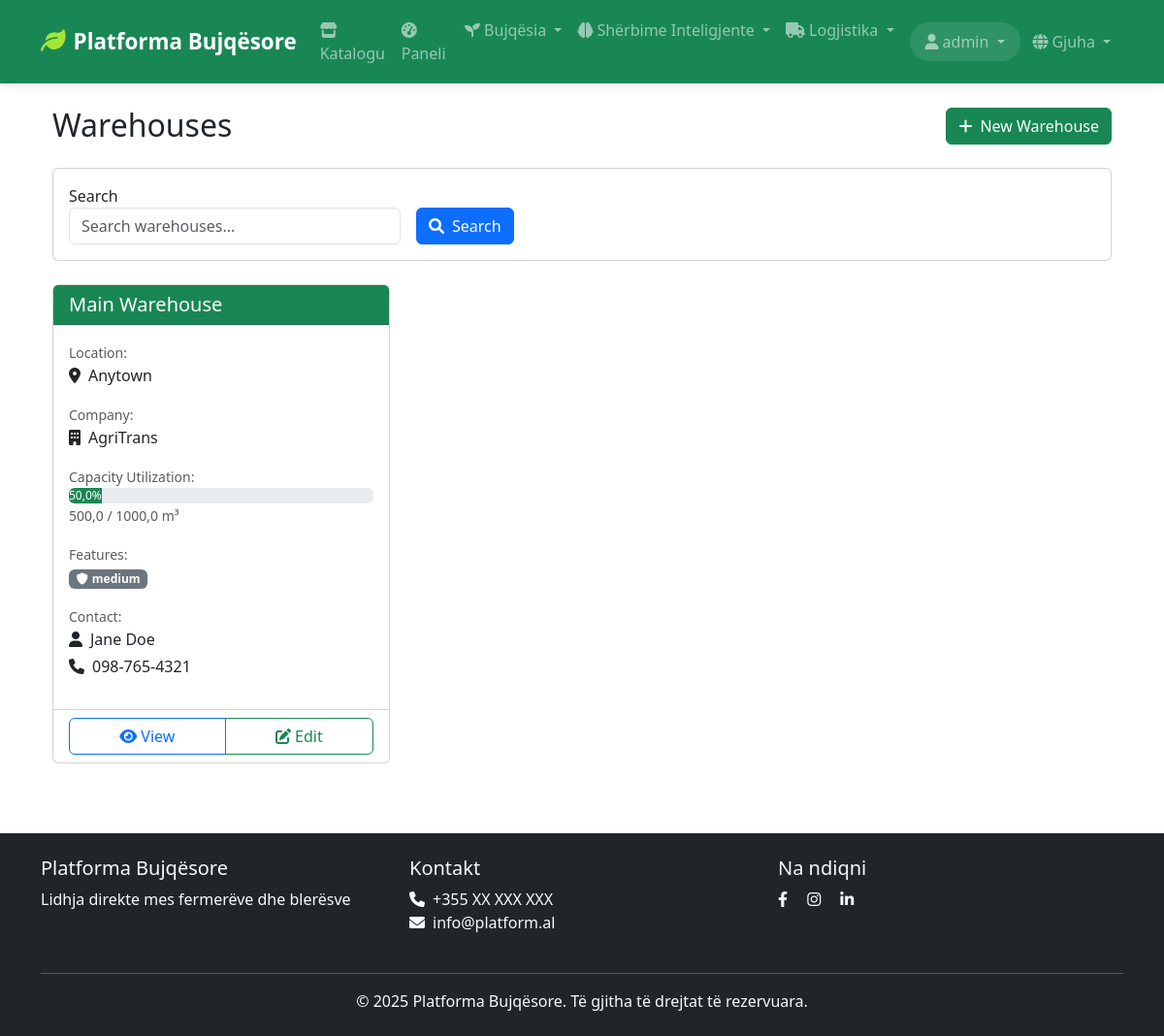
The app's page /sq/logistics/warehouses/ (signed in) with its own data.
### logistics/models.py (models this page shows, shortened)
class Warehouse(models.Model):
    SECURITY_LEVELS = [
        ('low', _('Low')),
        ('medium', _('Medium')),
        ('high', _('High')),
        ('maximum', _('Maximum')),
    ]
    warehouse_id = models.AutoField(primary_key=True)
    company = models.ForeignKey(TransportCompany, on_delete=models.CASCADE, related_name='warehouses')
    name = models.CharField(max_length=100, verbose_name=_('Name'))
    name_en = models.CharField(max_length=100, verbose_name=_('Name'), null=True, blank=True)
    name_sq = models.CharField(max_length=100, verbose_name=_('Name'), null=True, blank=True)
    location = models.CharField(max_length=100, verbose_name=_('Location'))
    location_en = models.CharField(max_length=100, verbose_name=_('Location'), null=True, blank=True)
    location_sq = models.CharField(max_length=100, verbose_name=_('Location'), null=True, blank=True)
    address = models.TextField(verbose_name=_('Address'))
    address_en = models.TextField(verbose_name=_('Address'), null=True, blank=True)
    address_sq = models.TextField(verbose_name=_('Address'), null=True, blank=True)
    capacity = models.FloatField(validators=[MinValueValidator(0)], verbose_name=_('Capacity (m³)'))
    current_utilization = models.FloatField(default=0, validators=[MinValueValidator(0)], verbose_name=_('Current Utilization (m³)'))
    manager = models.CharField(max_length=100, verbose_name=_('Manager'))
    manager_en = models.CharField(max_length=100, verbose_name=_('Manager'), null=True, blank=True)
    manager_sq = models.CharField(max_length=100, verbose_name=_('Manager'), null=True, blank=True)
    contact_phone = models.CharField(max_length=20, verbose_name=_('Contact Phone'))
    is_active = models.BooleanField(default=True, verbose_name=_('Is Active'))
    temperature_controlled = models.BooleanField(default=False, verbose_name=_('Temperature Controlled'))
    security_level = models.CharField(max_length=50, choices=SECURITY_LEVELS, default='medium', verbose_name=_('Security Level'))
    class Meta:
        verbose_name = _('Warehouse')
        verbose_name_plural = _('Warehouses')
    def get_utilization_percentage(self):
        if self.capacity > 0:
            return round((self.current_utilization / self.capacity) * 100, 1)
        return 0

class TransportCompany(models.Model):
    company_id = models.AutoField(primary_key=True)
    name = models.CharField(max_length=100, verbose_name=_('Name'))
    name_en = models.CharField(max_length=100, verbose_name=_('Name'), null=True, blank=True)
    name_sq = models.CharField(max_length=100, verbose_name=_('Name'), null=True, blank=True)
    contact_person = models.CharField(max_length=100, verbose_name=_('Contact Person'))
    contact_person_en = models.CharField(max_length=100, verbose_name=_('Contact Person'), null=True, blank=True)
    contact_person_sq = models.CharField(max_length=100, verbose_name=_('Contact Person'), null=True, blank=True)
    contact_email = models.EmailField(verbose_name=_('Contact Email'))
    contact_phone = models.CharField(max_length=20, verbose_name=_('Contact Phone'))
    address = models.TextField(verbose_name=_('Address'))
    address_en = models.TextField(verbose_name=_('Address'), null=True, blank=True)
    address_sq = models.TextField(verbose_name=_('Address'), null=True, blank=True)
    registration_number = models.CharField(max_length=50, verbose_name=_('Registration Number'))
    tax_number = models.CharField(max_length=50, verbose_name=_('Tax Number'))
    website = models.URLField(blank=True, null=True, verbose_name=_('Website'))
    is_active = models.BooleanField(default=True, verbose_name=_('Is Active'))
    class Meta:
        verbose_name = _('Transport Company')
        verbose_name_plural = _('Transport Companies')

### logistics/views.py (the view)
# urls.py: path('warehouses/', views.WarehouseListView.as_view(), name='warehouse_list'),
class WarehouseListView(LoginRequiredMixin, ListView):
    model = Warehouse
    template_name = 'logistics/warehouse_list.html'
    context_object_name = 'warehouses'
    paginate_by = 10
    def get_queryset(self):
        queryset = super().get_queryset()
        search = self.request.GET.get('search')
        if search:
            queryset = queryset.filter(
                Q(name__icontains=search) |
                Q(location__icontains=search)
            )
        return queryset.select_related('company')

### templates/logistics/warehouse_list.html (shortened to what this page needs)
{% extends 'base.html' %}
{% load i18n %}
{% load crispy_forms_tags %}
{% block content %}
<div class="container-fluid">
    <div class="row">
        <div class="col-12">
            <div class="d-flex justify-content-between align-items-center mb-4">
                <h2 class="mb-0">{% trans "Warehouses" %}</h2>
                {% if perms.logistics.add_warehouse %}
                    <a href="{% url 'logistics:warehouse_create' %}" class="btn btn-success">
                        <i class="fas fa-plus me-2"></i>{% trans "New Warehouse" %}
                    </a>
                {% endif %}
            </div>
            <div class="card mb-4">
                <div class="card-body">
                    <form method="get" class="row g-3 align-items-end">
                        <div class="col-md-4">
                            <div class="form-group">
                                <label for="search">{% trans "Search" %}</label>
                                <input type="text" name="search" id="search" class="form-control"
                                    placeholder="{% trans 'Search warehouses...' %}"
                                    value="{{ request.GET.search }}">
                            </div>
                        </div>
                        <div class="col-md-auto">
                            <button type="submit" class="btn btn-primary">
                                <i class="fas fa-search me-2"></i>{% trans "Search" %}
                            </button>
                        </div>
                    </form>
                </div>
            </div>
            {% if warehouses %}
                <div class="row row-cols-1 row-cols-md-2 row-cols-xl-3 g-4">
                    {% for warehouse in warehouses %}
                        <div class="col">
                            <div class="card h-100">
                                <div class="card-header {% if warehouse.is_active %}bg-success text-white{% else %}bg-secondary text-white{% endif %}">
                                    <h5 class="mb-0">{{ warehouse.name }}</h5>
                                </div>
                                <div class="card-body">
                                    <div class="mb-3">
                                        <small class="text-muted">{% trans "Location" %}:</small>
                                        <p class="mb-0">
                                            <i class="fas fa-location-dot me-2"></i>{{ warehouse.location }}
                                        </p>
                                    </div>
                                    <div class="mb-3">
                                        <small class="text-muted">{% trans "Company" %}:</small>
                                        <p class="mb-0">
                                            <i class="fas fa-building me-2"></i>{{ warehouse.company.name }}
                                        </p>
                                    </div>
                                    <div class="mb-3">
                                        <small class="text-muted">{% trans "Capacity Utilization" %}:</small>
                                        <div class="progress">
                                            <div class="progress-bar {% if warehouse.get_utilization_percentage >= 90 %}bg-danger
                                                                    {% elif warehouse.get_utilization_percentage >= 75 %}bg-warning
                                                                    {% else %}bg-success{% endif %}"
                                                 role="progressbar"
                                                 style="width: {{ warehouse.get_utilization_percentage }}%"
                                                 aria-valuenow="{{ warehouse.get_utilization_percentage }}"
                                                 aria-valuemin="0"
                                                 aria-valuemax="100">
                                                {{ warehouse.get_utilization_percentage }}%
                                            </div>
                                        </div>
                                        <small class="text-muted">
                                            {{ warehouse.current_utilization }} / {{ warehouse.capacity }} m³
                                        </small>
                                    </div>
                                    <div class="mb-3">
                                        <small class="text-muted">{% trans "Features" %}:</small>
                                        <div>
                                            <span class="badge bg-secondary">
                                                <i class="fas fa-shield-alt me-1"></i>{{ warehouse.security_level }}
                                            </span>
                                        </div>
                                    </div>
                                    <div class="mb-3">
                                        <small class="text-muted">{% trans "Contact" %}:</small>
                                        <p class="mb-1">
                                            <i class="fas fa-user me-2"></i>{{ warehouse.manager }}
                                        </p>
                                        <p class="mb-0">
                                            <i class="fas fa-phone me-2"></i>{{ warehouse.contact_phone }}
                                        </p>
                                    </div>
                                </div>
                                <div class="card-footer bg-transparent">
                                    <div class="btn-group w-100">
                                        <a href="{% url 'logistics:warehouse_detail' pk=warehouse.pk %}" class="btn btn-outline-primary">
                                            <i class="fas fa-eye me-1"></i>{% trans "View" %}
                                        </a>
                                        {% if perms.logistics.change_warehouse %}
                                            <a href="{% url 'logistics:warehouse_update' pk=warehouse.pk %}" class="btn btn-outline-success">
                                                <i class="fas fa-edit me-1"></i>{% trans "Edit" %}
                                            </a>
                                        {% endif %}
                                    </div>
                                </div>
                            </div>
                        </div>
                    {% endfor %}
                </div>
            {% else %}
                <div class="alert alert-info" role="alert">
                    <i class="fas fa-info-circle me-2"></i>{% trans "No warehouses found." %}
                </div>
            {% endif %}
        </div>
    </div>
</div>
{% endblock %}

### templates/base.html (shortened to what this page needs)
<!DOCTYPE html>
<html lang="sq">
<head>
    {% load i18n %}
    <link href="https://cdn.jsdelivr.net/npm/bootstrap@5.3.0/dist/css/bootstrap.min.css" rel="stylesheet">
    <link href="https://cdnjs.cloudflare.com/ajax/libs/font-awesome/6.0.0/css/all.min.css" rel="stylesheet">
    {% load static %}
    <link href="{% static 'css/style.css' %}" rel="stylesheet">
</head>
<body>
    <nav class="navbar navbar-expand-lg navbar-dark bg-success">
        <div class="container">
            <a class="navbar-brand" href="{% url 'home' %}">
                <i class="fas fa-leaf me-2"></i>{% trans "Platforma Bujqësore" %}
            </a>
            <div class="collapse navbar-collapse" id="navbarNav">
                <ul class="navbar-nav me-auto">
                    <li class="nav-item">
                        <a class="nav-link" href="{% url 'product:list' %}">
                            <i class="fas fa-store me-1"></i>{% trans "Katalogu" %}
                        </a>
                    </li>
                    {% if user.is_authenticated %}
                        {% if user.farmer_profile %}
                            <li class="nav-item">
                                <a class="nav-link" href="{% url 'farmer:dashboard' %}">
                                    <i class="fas fa-tachometer-alt me-1"></i>{% trans "Paneli" %}
                                </a>
                            </li>
                            <li class="nav-item dropdown">
                                <a class="nav-link dropdown-toggle" href="#" id="farmerDropdown" role="button" data-bs-toggle="dropdown">
                                    <i class="fas fa-seedling me-1"></i>{% trans "Bujqësia" %}
                                </a>
                            </li>
                            <li class="nav-item dropdown">
                                <a class="nav-link dropdown-toggle" href="#" id="smartServicesDropdown" role="button" data-bs-toggle="dropdown">
                                    <i class="fas fa-brain me-1"></i>{% trans "Shërbime Inteligjente" %}
                                </a>
                            </li>
                        {% endif %}
                        <li class="nav-item dropdown">
                            <a class="nav-link dropdown-toggle" href="#" id="logisticsDropdown" role="button" data-bs-toggle="dropdown">
                                <i class="fas fa-truck me-1"></i>{% trans "Logjistika" %}
                            </a>
                        </li>
                    {% endif %}
                </ul>
                <ul class="navbar-nav">
                    {% if user.is_authenticated %}
                        <li class="nav-item dropdown">
                            <a class="nav-link dropdown-toggle" href="#" id="userDropdown" role="button" data-bs-toggle="dropdown">
                                <i class="fas fa-user me-1"></i>{{ user.get_full_name|default:user.username }}
                            </a>
                        </li>
                        <li class="nav-item dropdown">
                            <a class="nav-link dropdown-toggle" href="#" id="languageDropdown" role="button" data-bs-toggle="dropdown">
                                <i class="fas fa-globe me-1"></i>{% trans "Gjuha" %}
                            </a>
                        </li>
                    {% endif %}
                </ul>
            </div>
        </div>
    </nav>
    <main class="container py-4">
        {% block content %}
        {% endblock %}
    </main>
    <footer class="bg-dark text-light py-4 mt-5">
        <div class="container">
            <div class="row">
                <div class="col-md-4">
                    <h5>{% trans "Platforma Bujqësore" %}</h5>
                    <p>{% trans "Lidhja direkte mes fermerëve dhe blerësve" %}</p>
                </div>
                <div class="col-md-4">
                    <h5>{% trans "Kontakt" %}</h5>
                    <ul class="list-unstyled">
                        <li><i class="fas fa-phone me-2"></i>+355 XX XXX XXX</li>
                        <li><i class="fas fa-envelope me-2"></i>info@platform.al</li>
                    </ul>
                </div>
                <div class="col-md-4">
                    <h5>{% trans "Na ndiqni" %}</h5>
                    <div class="social-links">
                        <a href="#" class="text-light me-3"><i class="fab fa-facebook-f"></i></a>
                        <a href="#" class="text-light me-3"><i class="fab fa-instagram"></i></a>
                        <a href="#" class="text-light"><i class="fab fa-linkedin-in"></i></a>
                    </div>
                </div>
            </div>
            <hr class="mt-4">
            <div class="text-center">
                <p class="mb-0">&copy; {% now "Y" %} {% trans "Platforma Bujqësore" %}. {% trans "Të gjitha të drejtat të rezervuara." %}</p>
            </div>
        </div>
    </footer>
</body>
</html>

### records on screen
Warehouse: name "Main Warehouse", location "Anytown", company.name "AgriTrans", get_utilization_percentage "50,0", current_utilization "500,0", capacity "1000,0", security_level "medium", manager "Jane Doe", contact_phone "098-765-4321"

### other values on screen
{{ user.get_full_name|default:user.username }} "admin"
